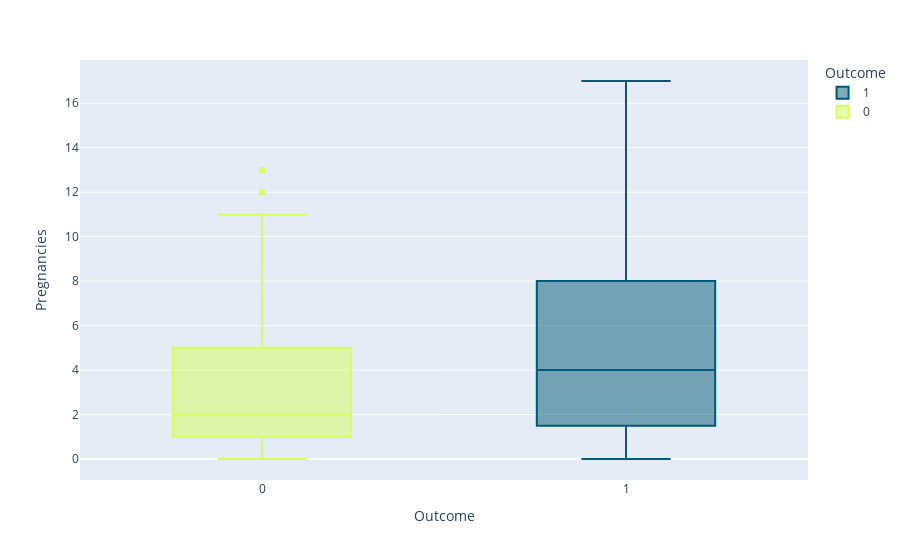
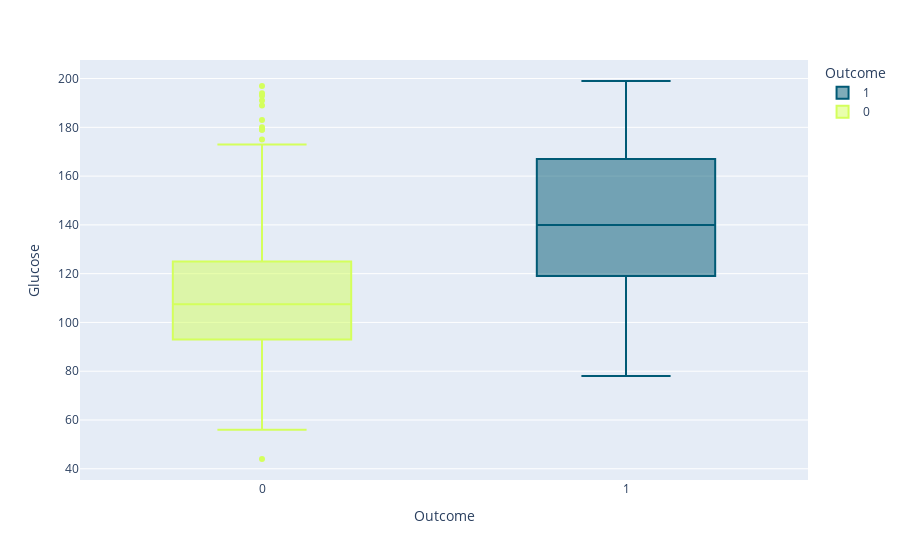
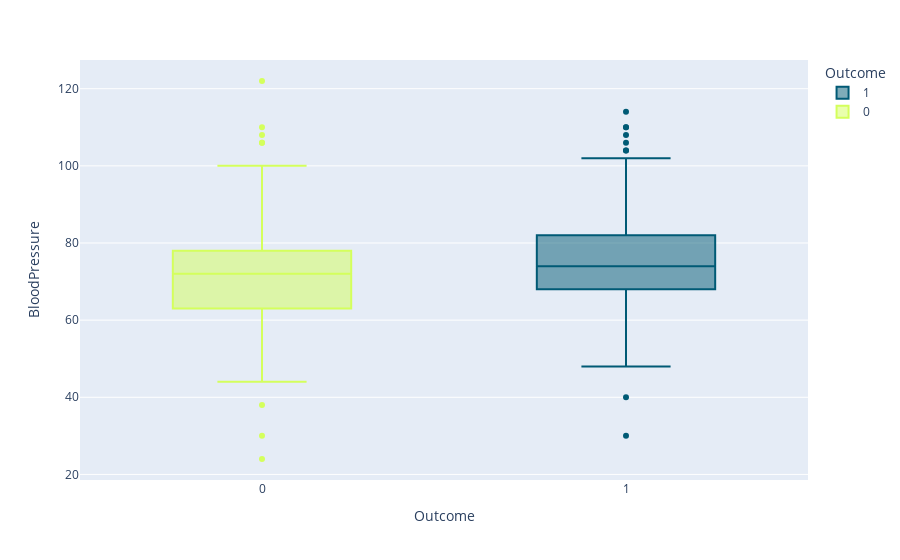
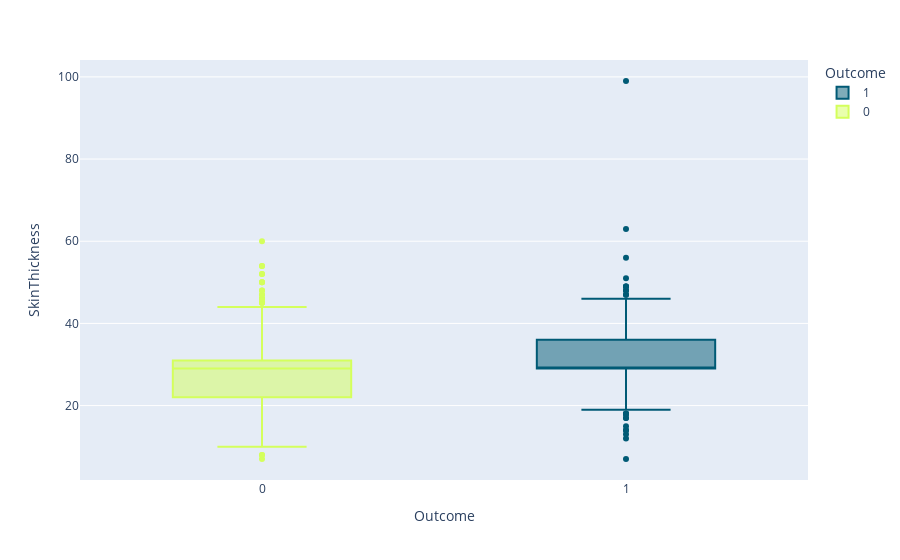

The notebook cell these images were saved under, in order:
### Code cell
# Outlier Analysis:
for column in df.drop("Outcome",axis=1).columns[:5]:

    # for loop auto iterates through the first five feature columns in the dataframe

    fig = px.box(data_frame =df ,
                 x='Outcome',
                 color = 'Outcome',
                 y = column,
                 color_discrete_sequence = ["#005A75","#D4FF5C"],
                 orientation = 'v')

    fig.show()

### Figure 1 — Plotly figure (JSON) as saved in the notebook; plotly's stock layout.template omitted (floating-point values rounded to 4 significant figures; data arrays with more than 128 entries replaced by an {"elided": "..."} marker saying what was removed)
{"data": [{"alignmentgroup": "True", "hovertemplate": "Outcome=%{x}<br>Pregnancies=%{y}<extra></extra>", "legendgroup": "1", "marker": {"color": "#005A75"}, "name": "1", "notched": false, "offsetgroup": "1", "orientation": "v", "showlegend": true, "type": "box", "x": {"elided": "268 int values"}, "x0": " ", "xaxis": "x", "y": {"elided": "268 int values"}, "y0": " ", "yaxis": "y"}, {"alignmentgroup": "True", "hovertemplate": "Outcome=%{x}<br>Pregnancies=%{y}<extra></extra>", "legendgroup": "0", "marker": {"color": "#D4FF5C"}, "name": "0", "notched": false, "offsetgroup": "0", "orientation": "v", "showlegend": true, "type": "box", "x": {"elided": "500 int values"}, "x0": " ", "xaxis": "x", "y": {"elided": "500 int values"}, "y0": " ", "yaxis": "y"}], "layout": {"boxmode": "overlay", "legend": {"title": {"text": "Outcome"}, "tracegroupgap": 0}, "margin": {"t": 60}, "xaxis": {"anchor": "y", "categoryarray": [1, 0], "categoryorder": "array", "domain": [0, 1], "title": {"text": "Outcome"}}, "yaxis": {"anchor": "x", "domain": [0, 1], "title": {"text": "Pregnancies"}}}}

### Figure 2 — Plotly figure (JSON) as saved in the notebook; plotly's stock layout.template omitted (floating-point values rounded to 4 significant figures; data arrays with more than 128 entries replaced by an {"elided": "..."} marker saying what was removed)
{"data": [{"alignmentgroup": "True", "hovertemplate": "Outcome=%{x}<br>Glucose=%{y}<extra></extra>", "legendgroup": "1", "marker": {"color": "#005A75"}, "name": "1", "notched": false, "offsetgroup": "1", "orientation": "v", "showlegend": true, "type": "box", "x": {"elided": "268 int values"}, "x0": " ", "xaxis": "x", "y": {"elided": "268 int values"}, "y0": " ", "yaxis": "y"}, {"alignmentgroup": "True", "hovertemplate": "Outcome=%{x}<br>Glucose=%{y}<extra></extra>", "legendgroup": "0", "marker": {"color": "#D4FF5C"}, "name": "0", "notched": false, "offsetgroup": "0", "orientation": "v", "showlegend": true, "type": "box", "x": {"elided": "500 int values"}, "x0": " ", "xaxis": "x", "y": {"elided": "500 int values"}, "y0": " ", "yaxis": "y"}], "layout": {"boxmode": "overlay", "legend": {"title": {"text": "Outcome"}, "tracegroupgap": 0}, "margin": {"t": 60}, "xaxis": {"anchor": "y", "categoryarray": [1, 0], "categoryorder": "array", "domain": [0, 1], "title": {"text": "Outcome"}}, "yaxis": {"anchor": "x", "domain": [0, 1], "title": {"text": "Glucose"}}}}

### Figure 3 — Plotly figure (JSON) as saved in the notebook; plotly's stock layout.template omitted (floating-point values rounded to 4 significant figures; data arrays with more than 128 entries replaced by an {"elided": "..."} marker saying what was removed)
{"data": [{"alignmentgroup": "True", "hovertemplate": "Outcome=%{x}<br>BloodPressure=%{y}<extra></extra>", "legendgroup": "1", "marker": {"color": "#005A75"}, "name": "1", "notched": false, "offsetgroup": "1", "orientation": "v", "showlegend": true, "type": "box", "x": {"elided": "268 int values"}, "x0": " ", "xaxis": "x", "y": {"elided": "268 int values"}, "y0": " ", "yaxis": "y"}, {"alignmentgroup": "True", "hovertemplate": "Outcome=%{x}<br>BloodPressure=%{y}<extra></extra>", "legendgroup": "0", "marker": {"color": "#D4FF5C"}, "name": "0", "notched": false, "offsetgroup": "0", "orientation": "v", "showlegend": true, "type": "box", "x": {"elided": "500 int values"}, "x0": " ", "xaxis": "x", "y": {"elided": "500 int values"}, "y0": " ", "yaxis": "y"}], "layout": {"boxmode": "overlay", "legend": {"title": {"text": "Outcome"}, "tracegroupgap": 0}, "margin": {"t": 60}, "xaxis": {"anchor": "y", "categoryarray": [1, 0], "categoryorder": "array", "domain": [0, 1], "title": {"text": "Outcome"}}, "yaxis": {"anchor": "x", "domain": [0, 1], "title": {"text": "BloodPressure"}}}}

### Figure 4 — Plotly figure (JSON) as saved in the notebook; plotly's stock layout.template omitted (floating-point values rounded to 4 significant figures; data arrays with more than 128 entries replaced by an {"elided": "..."} marker saying what was removed)
{"data": [{"alignmentgroup": "True", "hovertemplate": "Outcome=%{x}<br>SkinThickness=%{y}<extra></extra>", "legendgroup": "1", "marker": {"color": "#005A75"}, "name": "1", "notched": false, "offsetgroup": "1", "orientation": "v", "showlegend": true, "type": "box", "x": {"elided": "268 int values"}, "x0": " ", "xaxis": "x", "y": {"elided": "268 int values"}, "y0": " ", "yaxis": "y"}, {"alignmentgroup": "True", "hovertemplate": "Outcome=%{x}<br>SkinThickness=%{y}<extra></extra>", "legendgroup": "0", "marker": {"color": "#D4FF5C"}, "name": "0", "notched": false, "offsetgroup": "0", "orientation": "v", "showlegend": true, "type": "box", "x": {"elided": "500 int values"}, "x0": " ", "xaxis": "x", "y": {"elided": "500 int values"}, "y0": " ", "yaxis": "y"}], "layout": {"boxmode": "overlay", "legend": {"title": {"text": "Outcome"}, "tracegroupgap": 0}, "margin": {"t": 60}, "xaxis": {"anchor": "y", "categoryarray": [1, 0], "categoryorder": "array", "domain": [0, 1], "title": {"text": "Outcome"}}, "yaxis": {"anchor": "x", "domain": [0, 1], "title": {"text": "SkinThickness"}}}}
